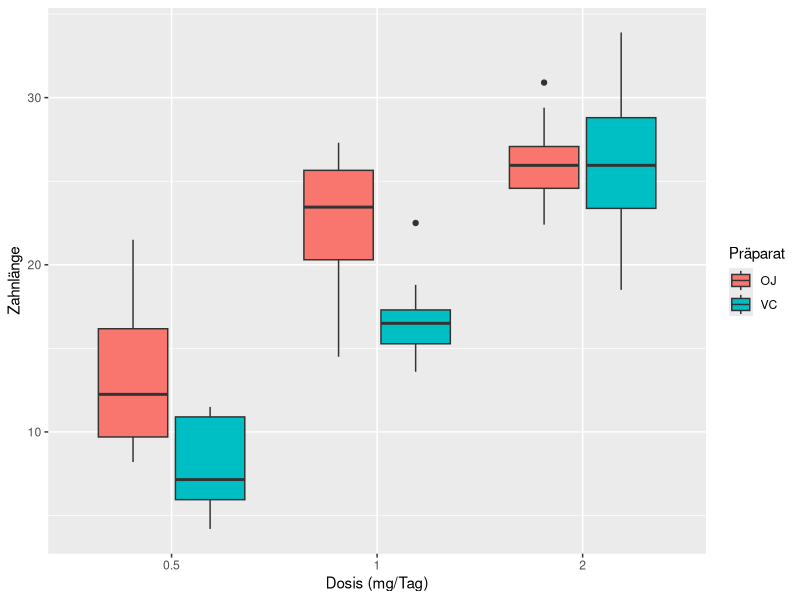
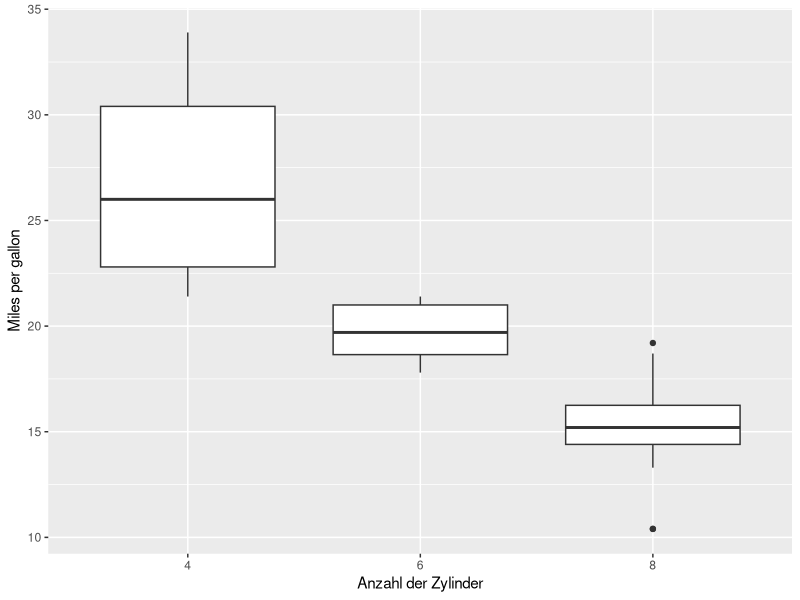
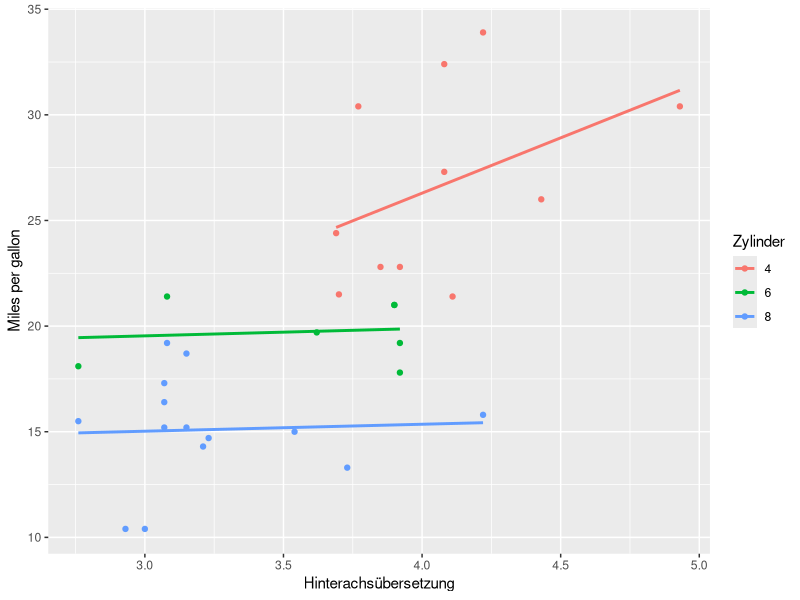
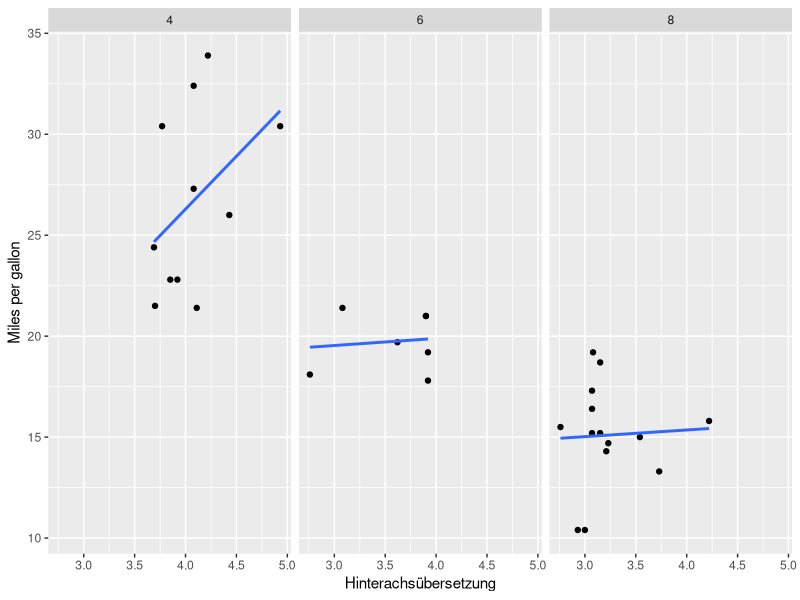

Write the R code that produced these figures, in order.
## ---- chunk 1
library(ggplot2)

ggplot(ToothGrowth, aes(x=factor(dose), y=len, fill=supp)) +
    geom_boxplot() +
    labs(x="Dosis (mg/Tag)", y="Zahnlänge", fill="Präparat")
## ---- chunk 2
ggplot(mtcars, aes(x=factor(cyl), y=mpg)) +
    geom_boxplot() +
    labs(x="Anzahl der Zylinder", y="Miles per gallon")
## ---- chunk 3
#| message: false
ggplot(mtcars, aes(x=drat, y=mpg, color=factor(cyl))) +
    geom_point() +
    geom_smooth(method="lm", se=FALSE) +
    labs(x="Hinterachsübersetzung", y="Miles per gallon", color="Zylinder")
## ---- chunk 4
#| message: false
ggplot(mtcars, aes(x=drat, y=mpg)) +
    geom_point() +
    geom_smooth(method="lm", se=FALSE) +
    facet_wrap(~cyl) +
    labs(x="Hinterachsübersetzung", y="Miles per gallon")
